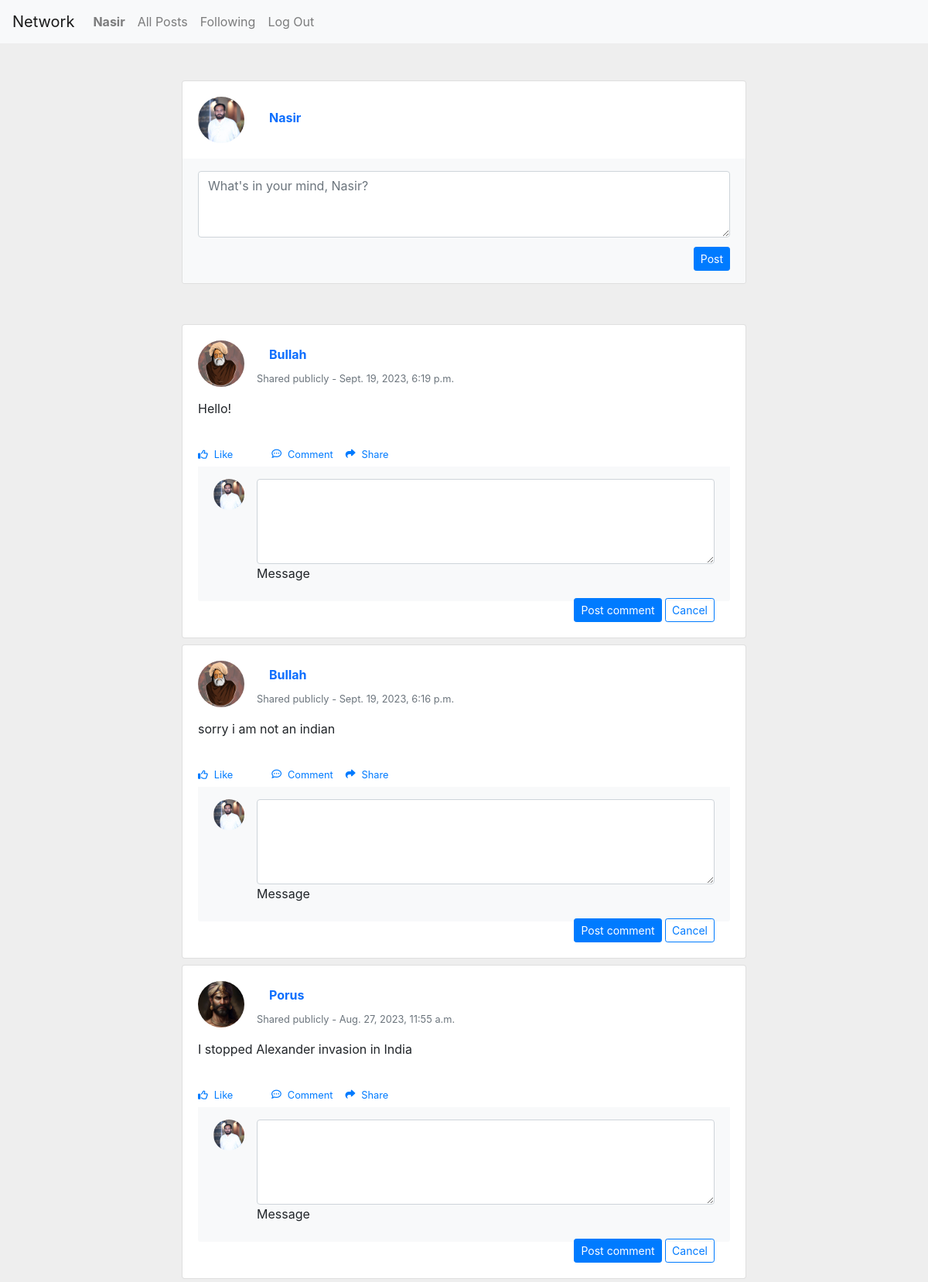
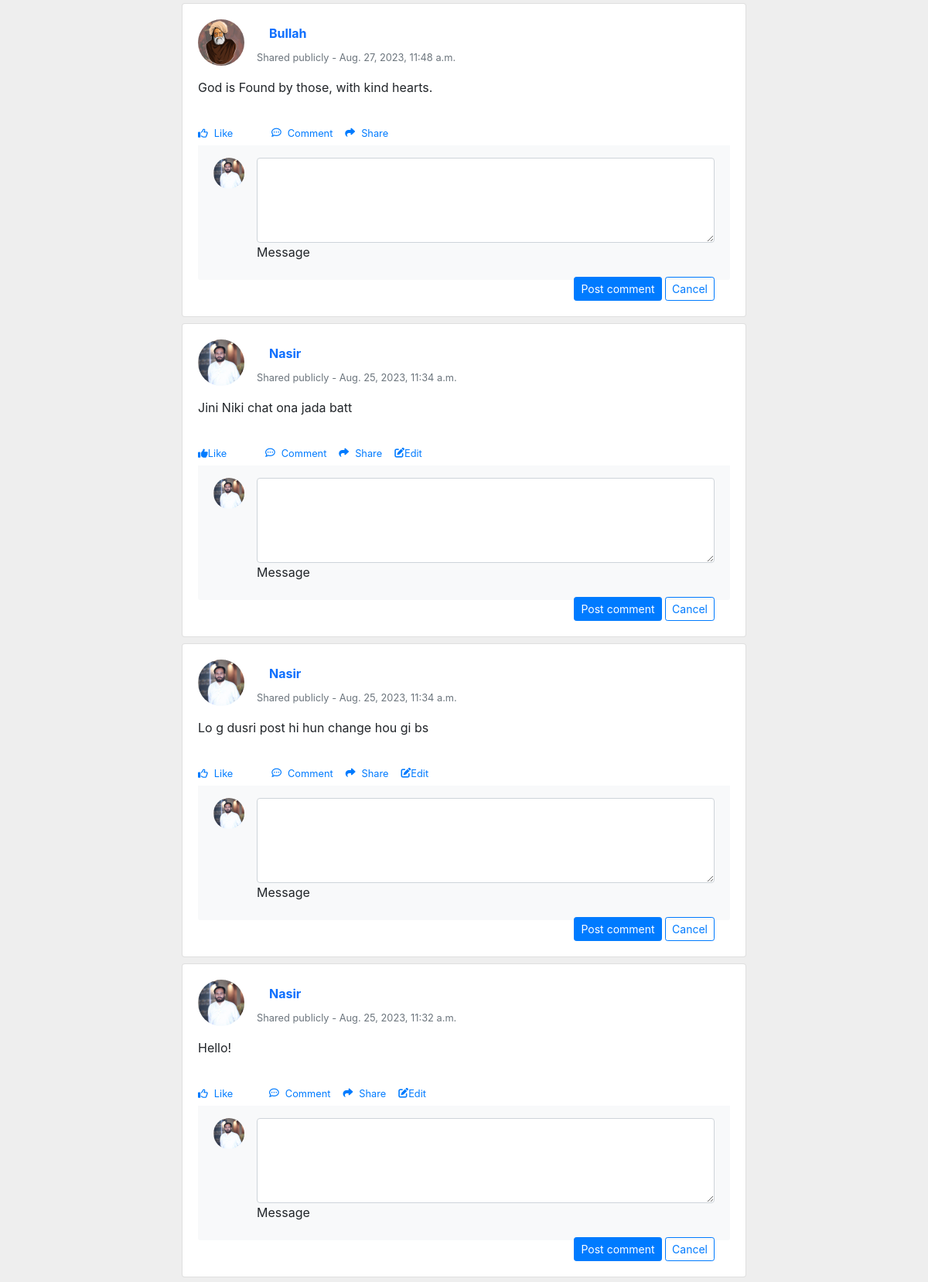
The app's page / (signed in, upper part) with its own data (2 pictures, top to bottom).
### network/models.py (models this page shows, shortened)
class User(AbstractUser):
    picture = models.ImageField(upload_to='network/files/profile_pictures/', blank=True, null=True)

class Post(models.Model):
    user = models.ForeignKey(User, on_delete=models.CASCADE, related_name="Creater")
    text = models.TextField()
    created_at = models.DateTimeField(auto_now_add=True)

### network/views.py (the view)
# urls.py: path("", views.index, name="index"),
def index(request):
    if request.method == "POST":
        user_id = request.POST["user_id"]
        post_text = request.POST["post_text"]
        user = User.objects.get(pk = user_id)
        new_post = Post(
                user = user,
                text = post_text
            )
        new_post.save()
        posts = Post.objects.annotate(num_likes=models.Count('post_liked')).order_by('-created_at').all()
        paginator = Paginator(posts, 10)  # Show 10 contacts per page.
        page_number = request.GET.get("page")
        page_obj = paginator.get_page(page_number)
        like_list = []
        likes = Like.objects.all()
        try:
            for like in likes:
                if like.Liker.id == request.user.id:
                    like_list.append(like.Post_Liked.id)
        except:
            like_list = []
        return render(request, "network/index.html", {'posts' : posts, "page_obj": page_obj, "like_list": like_list})
    else:
        posts = Post.objects.annotate(num_likes=models.Count('post_liked')).order_by('-created_at').all()
        paginator = Paginator(posts, 10)  # Show 2 contacts per page.
        page_number = request.GET.get("page")
        page_obj = paginator.get_page(page_number)
        like_list = []
        likes = Like.objects.all()
        try:
            for like in likes:
                if like.Liker.id == request.user.id:
                    like_list.append(like.Post_Liked.id)
        except:
            like_list = []
        return render(request, "network/index.html", {'posts' : posts, "page_obj": page_obj, "like_list": like_list})

### network/templates/network/index.html (shortened to what this page needs)
{% extends "network/layout.html" %}
{% block body %}
{% if user.is_authenticated %}
    <section style="background-color: #eee;">
        <div class="container py-5">
          <div class="row d-flex justify-content-center">
            <div class="col-md-12 col-lg-10 col-xl-8">
              <div class="card">
                <div class="card-body">
                  <form action="{% url 'index' %}" method="post">
                  <div class="d-flex flex-start align-items-center">
                    {% if request.user.picture %}
                    <img class="rounded-circle shadow-1-strong me-3"
                    src= "{{ request.user.picture.url }}" alt="avatar" width="60"
                    height="60" />
                    {% endif %}
                    <div>
                      <h6 class="fw-bold text-primary mb-1">
                        <a class="nav-link" href="{% url 'profile' request.user.id %}">
                        {{user}}
                        </a>
                      </h6>
                    </div>
                  </div>
                </div>
                <div class="card-footer py-3 border-0" style="background-color: #f8f9fa;">
                  <div class="d-flex flex-start w-100">
                    <div class="form-outline w-100">
                      <textarea name = "post_text" placeholder="What's in your mind, {{user}}?" class="form-control" id="textAreaExample" rows="3"
                        style="background: #fff;"></textarea>
                    </div>
                  </div>
                  <div class="float-end mt-2 pt-1">
                    <button type="submit" class="btn btn-primary btn-sm">
                      Post
                    </button>
                  </div>
                </div>
              </div>
            </div>
          </div>
        </div>
      </section>
      {% endif %}
      {% for post in page_obj %}
      <section id = "post_id" style="background-color: #eee;" data-post-id = "{{post.id}}">
        <div class="container py-1">
          <div class="row d-flex justify-content-center">
            <div class="col-md-12 col-lg-10 col-xl-8">
              <div class="card">
                <div class="card-body">
                  <div class="d-flex flex-start align-items-center">
                    <img class="rounded-circle shadow-1-strong me-3"
                      src="{{post.user.picture}}" alt="avatar" width="60"
                      height="60" />
                    <div>
                      <h6 class="fw-bold text-primary mb-1">
                        <a class="nav-link" href="{% url 'profile' post.user.id%}">
                        {{post.user}}
                      </a>
                      </h6>
                      <p class="text-muted small mb-0">
                        Shared publicly - {{post.created_at}}
                      </p>
                    </div>
                  </div>
                  <div id = "pst{{post.id}}">
                    <p class="mt-3 mb-4 pb-2" id = "psttxt{{post.id}}" >
                      {{post.text}}
                    </p>
                  </div>
                  <div id = "opr{{post.id}}">
                  <div class="small d-flex justify-content-start" >
                    {% if post.id in like_list %}
                    <a href="#!" class="d-flex align-items-center me-3" id = "like-button" like-post-id = "{{post.id}}" like-post-user = {{request.user.id}} like-num = "{{ post.num_likes }}">
                      <div id = "icon{{post.id}}"><i class="fas fa-thumbs-up"></i></div>
                      <p class="mb-0">Like</p>
                      <div id = like{{post.id}}>
                    </div>
                    </a>
                    {% else %}
                    <a href="#!" class="d-flex align-items-center me-3" id = "like-button" like-post-id = "{{post.id}}" like-post-user = {{request.user.id}} like-num = "{{ post.num_likes }}">
                      <div id = "icon{{post.id}}"><i class="far fa-thumbs-up me-2"></i></div>
                      <p class="mb-0">Like</p>
                      <div id = like{{post.id}}>
                    </div>
                    </a>
                    {% endif %}
                    <a href="#!" class="d-flex align-items-center me-3">
                      <i class="far fa-comment-dots me-2"></i>
                      <p class="mb-0">Comment</p>
                    </a>
                    <a href="#!" class="d-flex align-items-center me-3">
                      <i class="fas fa-share me-2"></i>
                      <p class="mb-0">Share</p>
                    </a>
                    {% if request.user == post.user %}
                    <a href="#!" class="d-flex align-items-center me-3" id = "edit-button" data-post-id = "{{post.id}}">
                      <i class="fa-solid fa-pen-to-square"></i>
                      <p class="mb-0">Edit</p>
                    </a>
                    {% endif %}
                  </div>
                </div>
                <div class="card-footer py-3 border-0" style="background-color: #f8f9fa;">
                  <div class="d-flex flex-start w-100">
                    {% if request.user.picture %}
                    <img class="rounded-circle shadow-1-strong me-3"
                      src="{{ request.user.picture.url }}" alt="avatar" width="40"
                      height="40" />
                      {% endif %}
                    <div class="form-outline w-100">
                      <textarea class="form-control" id="textAreaExample" rows="4"
                        style="background: #fff;"></textarea>
                      <label class="form-label" for="textAreaExample">Message</label>
                    </div>
                  </div>
                  <div class="float-end mt-2 pt-1">
                    <button type="button" class="btn btn-primary btn-sm">
                      Post comment
                    </button>
                    <button type="button" class="btn btn-outline-primary btn-sm">
                      Cancel
                    </button>
                  </div>
                </div>
              </div>
            </div>
          </div>
        </div>
      </section>
      {% endfor %}
{% endblock %}

### network/templates/network/layout.html (shortened to what this page needs)
{% load static %}
<!DOCTYPE html>
<html lang="en">
    <head>
        <link href="{% static 'network/styles.css' %}" rel="stylesheet">
        <link rel="stylesheet" href="https://stackpath.bootstrapcdn.com/bootstrap/4.4.1/css/bootstrap.min.css">
        <link href="https://cdn.jsdelivr.net/npm/bootstrap@5.0.2/dist/css/bootstrap.min.css" rel="stylesheet">
        <link rel="stylesheet" href="https://stackpath.bootstrapcdn.com/bootstrap/4.1.1/css/bootstrap.min.css">
    </head>
    <body>
        <nav class="navbar navbar-expand-lg navbar-light bg-light">
            <a class="navbar-brand" href="#">Network</a>
            <div>
              <ul class="navbar-nav mr-auto">
                {% if user.is_authenticated %}
                    <li class="nav-item">
                        <a class="nav-link" href="#"><strong>{{ user.username }}</strong></a>
                    </li>
                {% endif %}
                <li class="nav-item">
                  <a class="nav-link" href="{% url 'index' %}">All Posts</a>
                </li>
                {% if user.is_authenticated %}
                    <li class="nav-item">
                        <a class="nav-link" href="#">Following</a>
                    </li>
                    <li class="nav-item">
                        <a class="nav-link" href="{% url 'logout' %}">Log Out</a>
                    </li>
                {% endif %}
              </ul>
            </div>
          </nav>
        <div class="body">
            {% block body %}
            {% endblock %}
        </div>
    </body>
</html>

### network/static/network/styles.css (style rules this page uses)
body { margin-top:20px; background:#eee; }
.btn:not(:disabled):not(.disabled) { cursor: pointer; }

### records on screen
User: username "Nasir", user.picture (picture), post_text "What's in your mind, Nasir?"
Post: user.picture (picture), user "Bullah", created_at "Sept. 19, 2023, 6:19 p.m.", text "Hello!"
Post: user.picture (picture), user "Bullah", created_at "Sept. 19, 2023, 6:16 p.m.", text "sorry i am not an indian"
Post: user.picture (picture), user "Porus", created_at "Aug. 27, 2023, 11:55 a.m.", text "I stopped Alexander invasion in India"
Post: user.picture (picture), user "Bullah", created_at "Aug. 27, 2023, 11:48 a.m.", text "God is Found by those, with kind hearts."
Post: user.picture (picture), user "Nasir", created_at "Aug. 25, 2023, 11:34 a.m.", text "Jini Niki chat ona jada batt"
Post: user.picture (picture), user "Nasir", created_at "Aug. 25, 2023, 11:34 a.m.", text "Lo g dusri post hi hun change hou gi bs"
Post: user.picture (picture), user "Nasir", created_at "Aug. 25, 2023, 11:32 a.m.", text "Hello!"
